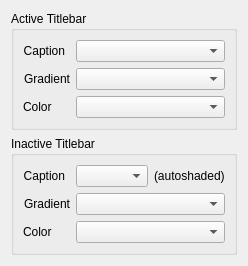
        <widget class="QWidget" name="KWin">
         <layout class="QVBoxLayout" name="verticalLayout_4">
          <item>
           <widget class="QGroupBox" name="groupBox_10">
            <property name="title">
             <string>Active Titlebar</string>
            </property>
            <property name="flat">
             <bool>false</bool>
            </property>
            <layout class="QFormLayout" name="formLayout_8">
             <item row="0" column="0">
              <widget class="QLabel" name="label_9">
               <property name="text">
                <string>Caption</string>
               </property>
               <property name="alignment">
                <set>Qt::AlignRight|Qt::AlignTrailing|Qt::AlignVCenter</set>
               </property>
              </widget>
             </item>
             <item row="0" column="1">
              <widget class="QComboBox" name="kwinActiveText"/>
             </item>
             <item row="1" column="0">
              <widget class="QLabel" name="label_26">
               <property name="text">
                <string>Gradient</string>
               </property>
               <property name="alignment">
                <set>Qt::AlignRight|Qt::AlignTrailing|Qt::AlignVCenter</set>
               </property>
              </widget>
             </item>
             <item row="1" column="1">
              <widget class="QComboBox" name="kwinActiveGrad">
               <property name="sizePolicy">
                <sizepolicy hsizetype="Preferred" vsizetype="Fixed">
                 <horstretch>1</horstretch>
                 <verstretch>0</verstretch>
                </sizepolicy>
               </property>
              </widget>
             </item>
             <item row="2" column="0">
              <widget class="QLabel" name="label_55">
               <property name="text">
                <string>Color</string>
               </property>
              </widget>
             </item>
             <item row="2" column="1">
              <widget class="QComboBox" name="kwinActiveRole">
               <property name="sizePolicy">
                <sizepolicy hsizetype="Preferred" vsizetype="Fixed">
                 <horstretch>1</horstretch>
                 <verstretch>0</verstretch>
                </sizepolicy>
               </property>
              </widget>
             </item>
            </layout>
           </widget>
          </item>
          <item>
           <widget class="QGroupBox" name="groupBox_11">
            <property name="title">
             <string>Inactive Titlebar</string>
            </property>
            <property name="flat">
             <bool>false</bool>
            </property>
            <layout class="QFormLayout" name="formLayout_7">
             <item row="0" column="0">
              <widget class="QLabel" name="label_4">
               <property name="text">
                <string>Caption</string>
               </property>
               <property name="alignment">
                <set>Qt::AlignRight|Qt::AlignTrailing|Qt::AlignVCenter</set>
               </property>
              </widget>
             </item>
             <item row="0" column="1">
              <layout class="QHBoxLayout" name="horizontalLayout_3">
               <item>
                <widget class="QComboBox" name="kwinInactiveText"/>
               </item>
               <item>
                <widget class="QLabel" name="label_22">
                 <property name="text">
                  <string>(autoshaded)</string>
                 </property>
                </widget>
               </item>
              </layout>
             </item>
             <item row="1" column="0">
              <widget class="QLabel" name="label_20">
               <property name="text">
                <string>Gradient</string>
               </property>
               <property name="alignment">
                <set>Qt::AlignRight|Qt::AlignTrailing|Qt::AlignVCenter</set>
               </property>
              </widget>
             </item>
             <item row="1" column="1">
              <widget class="QComboBox" name="kwinInactiveGrad">
               <property name="sizePolicy">
                <sizepolicy hsizetype="Preferred" vsizetype="Fixed">
                 <horstretch>1</horstretch>
                 <verstretch>0</verstretch>
                </sizepolicy>
               </property>
              </widget>
             </item>
             <item row="2" column="0">
              <widget class="QLabel" name="label_23">
               <property name="text">
                <string>Color</string>
               </property>
              </widget>
             </item>
             <item row="2" column="1">
              <widget class="QComboBox" name="kwinInactiveRole">
               <property name="sizePolicy">
                <sizepolicy hsizetype="Preferred" vsizetype="Fixed">
                 <horstretch>1</horstretch>
                 <verstretch>0</verstretch>
                </sizepolicy>
               </property>
              </widget>
             </item>
            </layout>
           </widget>
          </item>
          <item>
           <spacer name="verticalSpacer_3">
            <property name="orientation">
             <enum>Qt::Vertical</enum>
            </property>
            <property name="sizeHint" stdset="0">
             <size>
              <width>20</width>
              <height>0</height>
             </size>
            </property>
           </spacer>
          </item>
         </layout>
        </widget>
